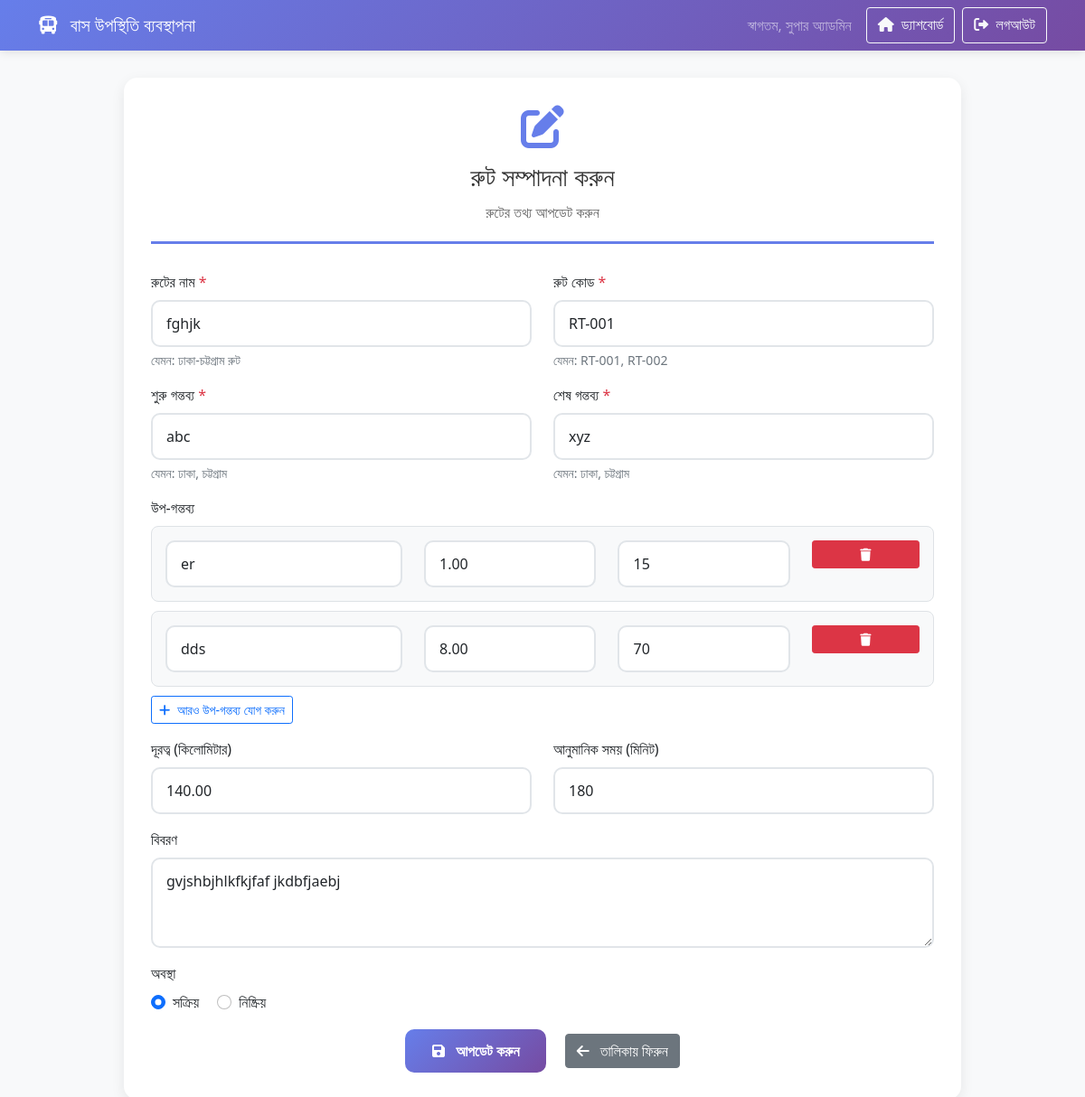
/edit_route.php?id=2 (signed in), run on the app's committed database.
### tables this page shows
CREATE TABLE `routes` (
  `id` int(11) NOT NULL,
  `route_name` varchar(100) NOT NULL,
  `route_code` varchar(50) NOT NULL,
  `start_location` varchar(100) NOT NULL,
  `end_location` varchar(100) NOT NULL,
  `distance` decimal(8,2) DEFAULT 0.00,
  `estimated_time` int(11) DEFAULT 0,
  `description` text DEFAULT NULL,
  `status` enum('active','inactive') DEFAULT 'active',
  `created_at` timestamp NOT NULL DEFAULT current_timestamp(),
  `updated_at` timestamp NOT NULL DEFAULT current_timestamp() ON UPDATE current_timestamp()
);

CREATE TABLE `route_sub_destinations` (
  `id` int(11) NOT NULL,
  `route_id` int(11) NOT NULL,
  `destination_name` varchar(100) NOT NULL,
  `distance` decimal(8,2) DEFAULT 0.00,
  `estimated_time` int(11) DEFAULT 0,
  `sequence_order` int(11) DEFAULT 1,
  `created_at` timestamp NOT NULL DEFAULT current_timestamp()
);

### edit_route.php (the view, shortened to what this page needs)
<?php
require_once 'config/database.php';
$route_id = (int)($_GET['id'] ?? 0);
try {
    $stmt = $pdo->prepare("SELECT * FROM routes WHERE id = :id");
    $stmt->execute([':id' => $route_id]);
    $route = $stmt->fetch();
    $stmt = $pdo->prepare("SELECT * FROM route_sub_destinations WHERE route_id = :route_id ORDER BY sequence_order");
    $stmt->execute([':route_id' => $route_id]);
    $sub_destinations = $stmt->fetchAll();
} catch (PDOException $e) {
    $_SESSION['error_message'] = "সিস্টেমে সমস্যা হয়েছে";
    header('Location: route_list.php');
    exit();
}
?>
<!DOCTYPE html>
<html lang="bn">
<head>
    <link href="https://cdn.jsdelivr.net/npm/bootstrap@5.1.3/dist/css/bootstrap.min.css" rel="stylesheet">
    <link href="https://cdnjs.cloudflare.com/ajax/libs/font-awesome/6.0.0/css/all.min.css" rel="stylesheet">
</head>
<body>
    <nav class="navbar navbar-expand-lg navbar-dark">
        <div class="container">
            <a class="navbar-brand" href="dashboard.php">
                <i class="fas fa-bus me-2"></i>
                বাস উপস্থিতি ব্যবস্থাপনা
            </a>
            <div class="navbar-nav ms-auto">
                <span class="navbar-text me-3">
                    স্বাগতম, <?php echo htmlspecialchars($_SESSION['super_admin_name']); ?>
                </span>
                <a href="dashboard.php" class="btn btn-outline-light me-2">
                    <i class="fas fa-home me-1"></i>
                    ড্যাশবোর্ড
                </a>
                <a href="logout.php" class="btn btn-outline-light">
                    <i class="fas fa-sign-out-alt me-1"></i>
                    লগআউট
                </a>
            </div>
        </div>
    </nav>
    <div class="container">
        <div class="row justify-content-center">
            <div class="col-md-10">
                <div class="form-container">
                    <div class="form-header">
                        <i class="fas fa-edit route-icon"></i>
                        <h3>রুট সম্পাদনা করুন</h3>
                        <p>রুটের তথ্য আপডেট করুন</p>
                    </div>
                    <form action="process_edit_route.php" method="POST" id="routeForm">
                        <div class="row">
                            <div class="col-md-6">
                                <div class="mb-3">
                                    <label for="route_name" class="form-label">রুটের নাম <span class="text-danger">*</span></label>
                                    <input type="text" class="form-control" id="route_name" name="route_name" value="<?php echo htmlspecialchars($route['route_name']); ?>" required>
                                    <div class="form-text">যেমন: ঢাকা-চট্টগ্রাম রুট</div>
                                </div>
                            </div>
                            <div class="col-md-6">
                                <div class="mb-3">
                                    <label for="route_code" class="form-label">রুট কোড <span class="text-danger">*</span></label>
                                    <input type="text" class="form-control" id="route_code" name="route_code" value="<?php echo htmlspecialchars($route['route_code']); ?>" required>
                                    <div class="form-text">যেমন: RT-001, RT-002</div>
                                </div>
                            </div>
                        </div>
                        <div class="row">
                            <div class="col-md-6">
                                <div class="mb-3">
                                    <label for="start_location" class="form-label">শুরু গন্তব্য <span class="text-danger">*</span></label>
                                    <input type="text" class="form-control" id="start_location" name="start_location" value="<?php echo htmlspecialchars($route['start_location']); ?>" required>
                                    <div class="form-text">যেমন: ঢাকা, চট্টগ্রাম</div>
                                </div>
                            </div>
                            <div class="col-md-6">
                                <div class="mb-3">
                                    <label for="end_location" class="form-label">শেষ গন্তব্য <span class="text-danger">*</span></label>
                                    <input type="text" class="form-control" id="end_location" name="end_location" value="<?php echo htmlspecialchars($route['end_location']); ?>" required>
                                    <div class="form-text">যেমন: ঢাকা, চট্টগ্রাম</div>
                                </div>
                            </div>
                        </div>
                        <div class="mb-3">
                            <label class="form-label">উপ-গন্তব্য</label>
                            <div id="subDestinations">
                                <?php foreach ($sub_destinations as $index => $sub_dest): ?>
                                <div class="sub-destination">
                                    <div class="row">
                                        <div class="col-md-4">
                                            <input type="text" class="form-control" name="sub_destinations[]" placeholder="উপ-গন্তব্যের নাম" value="<?php echo htmlspecialchars($sub_dest['destination_name']); ?>" required>
                                        </div>
                                        <div class="col-md-3">
                                            <input type="number" class="form-control" name="sub_distances[]" placeholder="দূরত্ব (কিমি)" min="0" step="0.1" value="<?php echo $sub_dest['distance']; ?>">
                                        </div>
                                        <div class="col-md-3">
                                            <input type="number" class="form-control" name="sub_times[]" placeholder="সময় (মিনিট)" min="0" value="<?php echo $sub_dest['estimated_time']; ?>">
                                        </div>
                                        <div class="col-md-2">
                                            <button type="button" class="btn btn-sm btn-danger w-100" onclick="removeSubDestination(this)">
                                                <i class="fas fa-trash"></i>
                                            </button>
                                        </div>
                                    </div>
                                </div>
                                <?php endforeach; ?>
                            </div>
                            <button type="button" class="btn btn-sm btn-outline-primary" onclick="addSubDestination()">
                                <i class="fas fa-plus me-1"></i>
                                আরও উপ-গন্তব্য যোগ করুন
                            </button>
                        </div>
                        <div class="row">
                            <div class="col-md-6">
                                <div class="mb-3">
                                    <label for="distance" class="form-label">দূরত্ব (কিলোমিটার)</label>
                                    <input type="number" class="form-control" id="distance" name="distance" min="0" step="0.1" value="<?php echo $route['distance']; ?>">
                                </div>
                            </div>
                            <div class="col-md-6">
                                <div class="mb-3">
                                    <label for="estimated_time" class="form-label">আনুমানিক সময় (মিনিট)</label>
                                    <input type="number" class="form-control" id="estimated_time" name="estimated_time" min="0" value="<?php echo $route['estimated_time']; ?>">
                                </div>
                            </div>
                        </div>
                        <div class="mb-3">
                            <label for="description" class="form-label">বিবরণ</label>
                            <textarea class="form-control" id="description" name="description" rows="3" placeholder="রুট সম্পর্কে অতিরিক্ত তথ্য..."><?php echo htmlspecialchars($route['description']); ?></textarea>
                        </div>
                        <div class="row">
                            <div class="col-md-6">
                                <div class="mb-3">
                                    <label class="form-label">অবস্থা</label>
                                    <div>
                                        <div class="form-check form-check-inline">
                                            <input class="form-check-input" type="radio" name="status" id="active" value="active" <?php echo $route['status'] === 'active' ? 'checked' : ''; ?>>
                                            <label class="form-check-label" for="active">
                                                সক্রিয়
                                            </label>
                                        </div>
                                        <div class="form-check form-check-inline">
                                            <input class="form-check-input" type="radio" name="status" id="inactive" value="inactive" <?php echo $route['status'] === 'inactive' ? 'checked' : ''; ?>>
                                            <label class="form-check-label" for="inactive">
                                                নিষ্ক্রিয়
                                            </label>
                                        </div>
                                    </div>
                                </div>
                            </div>
                        </div>
                        <div class="text-center">
                            <button type="submit" class="btn btn-primary me-3">
                                <i class="fas fa-save me-2"></i>
                                আপডেট করুন
                            </button>
                            <a href="route_list.php" class="btn btn-secondary">
                                <i class="fas fa-arrow-left me-2"></i>
                                তালিকায় ফিরুন
                            </a>
                        </div>
                    </form>
                </div>
            </div>
        </div>
    </div>
</body>
</html>

### edit_route.php (style rules this page uses)
body { background-color: #f8f9fa; font-family: 'Segoe UI', Tahoma, Geneva, Verdana, sans-serif; }
.navbar { background: linear-gradient(135deg, #667eea 0%, #764ba2 100%); box-shadow: 0 2px 10px rgba(0,0,0,0.1); }
.form-container { background: white; border-radius: 15px; box-shadow: 0 5px 15px rgba(0,0,0,0.08); padding: 30px; margin-top: 30px; }
.form-header { text-align: center; margin-bottom: 30px; padding-bottom: 20px; border-bottom: 3px solid #667eea; }
.form-header h3 { color: #333; margin-bottom: 10px; }
.form-header p { color: #666; margin: 0; }
.form-control { border: 2px solid #e1e5e9; border-radius: 10px; padding: 12px 15px; font-size: 16px; transition: all 0.3s ease; }
.btn-primary { background: linear-gradient(135deg, #667eea 0%, #764ba2 100%); border: none; border-radius: 10px; padding: 12px 30px; font-size: 16px; font-weight: 600; transition: all 0.3s ease; }
.route-icon { font-size: 3rem; color: #667eea; margin-bottom: 15px; }
.sub-destination { background: #f8f9fa; border: 1px solid #dee2e6; border-radius: 8px; padding: 15px; margin-bottom: 10px; }

### data on the page
routes: route_name "fghjk", route_code "RT-001", start_location "abc", end_location "xyz", distance "140.00", estimated_time "180", description "gvjshbjhlkfkjfaf jkdbfjaebj", status "☑ সক্রিয়", status "☐ নিষ্ক্রিয়"
route_sub_destinations: destination_name "er", distance "1.00", estimated_time "15"
route_sub_destinations: destination_name "dds", distance "8.00", estimated_time "70"

### other printed values
$_SESSION['super_admin_name'] "সুপার অ্যাডমিন"
